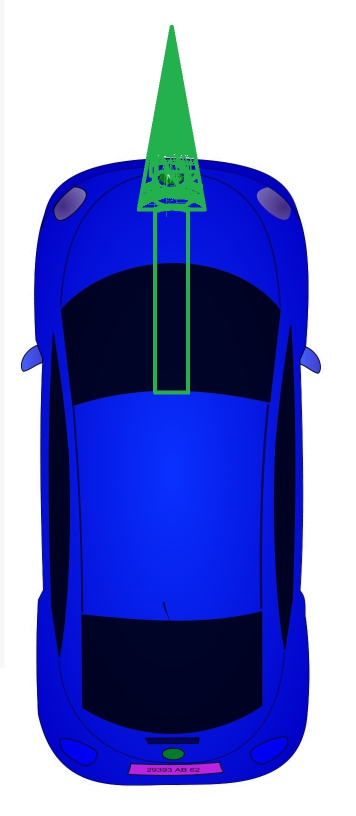
#> input picture agent_img.jpg, 712 x 1632 px (shown at 1/2 size)
$ python Non_linear_Dynamics.py
#> lines starting #> are read from the running program, lines starting #| are printed output that depends on the picture
# -*- coding: utf-8 -*-
"""
Created on Wed Sep 21 12:22:58 2022

@author: mitran
"""

import pandas as pd
import random
import numpy as np
import cv2
import math

import time


def rotate_image(mat, angle):
    """
    Rotates an image (angle in degrees) and expands image to avoid cropping
    """

    height, width = mat.shape[:2] # image shape has 3 dimensions
    image_center = (width/2, height/2) # getRotationMatrix2D needs coordinates in reverse order (width, height) compared to shape

    rotation_mat = cv2.getRotationMatrix2D(image_center, angle, 1.)

    # rotation calculates the cos and sin, taking absolutes of those.
    abs_cos = abs(rotation_mat[0,0])
    abs_sin = abs(rotation_mat[0,1])

    # find the new width and height bounds
    bound_w = int(height * abs_sin + width * abs_cos)
    bound_h = int(height * abs_cos + width * abs_sin)

    # subtract old image center (bringing image back to origo) and adding the new image center coordinates
    rotation_mat[0, 2] += bound_w/2 - image_center[0]
    rotation_mat[1, 2] += bound_h/2 - image_center[1]

    # rotate image with the new bounds and translated rotation matrix
    rotated_mat = cv2.warpAffine(mat, rotation_mat, (bound_w, bound_h), borderValue=(255,255,255))
    return rotated_mat

def place_image(back,img,pos):
    h,w,_ = img.shape
    pos = [int(i) for i in pos]

    x_offset = pos[0]-w//2
    y_offset = pos[1]-h//2


    back[y_offset:y_offset+h,x_offset:x_offset+w] = img
    return back


def capture_state(data):
    # sensor captures the location with noise
    data[0]+=np.random.normal(0, 50, 1)[0]
    data[1]+=np.random.normal(0, 50, 1)[0]
    data[2]+=np.random.normal(0, 5, 1)[0]

    return data


agent = cv2.imread("agent_img.jpg")
#> agent is the input picture: shape (1632, 712, 3); mean B, G, R 195.7, 123.1, 113.9
agent = cv2.resize(agent,(20,50))
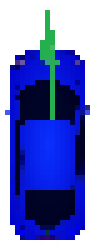
#> agent: shape (50, 20, 3) (shown 5 times larger); mean B, G, R 195.9, 123.2, 112.9
agent = rotate_image(agent, -90)
#> in rotate_image, `rotated_mat = cv2.warpAffine(mat, rotation_mat, (bound_w, bound_h), bo..`:
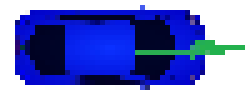
#> rotated_mat: shape (20, 50, 3) (shown 5 times larger); mean B, G, R 195.9, 123.2, 112.9

out_vid = cv2.VideoWriter('non_linear_dynamics.avi',cv2.VideoWriter_fourcc(*'DIVX'), 15, (1000,1000))


state = [240,150,0]
v = 5
w = 2

control = 1


dt = 1
DATA = []

ekf =False

for i in range(500):

    Environment = np.ones((1000,1000,3), np.uint8)*255


    if(state[2] <-270):control =1
    if(state[2] >90):control = -1
    curr_v = v + np.random.normal(0, 2, 1)[0]
    curr_w = ( w + np.random.normal(0, 0.25, 1)[0] ) * control

    state[0] += math.cos(math.radians(state[2]))*curr_v
    state[1] += math.sin(math.radians(state[2]))*curr_v
    state[2] += curr_w

    rot_agent = rotate_image(agent, -state[2])
    imggg = place_image(Environment, rot_agent, state[:2])
    out_vid.write(imggg)


    """
    time.sleep(0.01)
    cv2.imshow("agent",imggg)
    if cv2.waitKey(2) & 0xFF == ord('q'):
        cv2.destroyAllWindows()
        break"""


    data = capture_state(state.copy())

    print(i)

    if(ekf):
        DATA.append([v,w*control,*data])
    else:
        DATA.append([v,w*control,*(state.copy())])
#> this loop made 500 passes
#> (abs_cos in rotate_image, abs_sin in rotate_image, bound_w in rotate_image, bound_h in rotate_image, pos in place_image, x_offset in place_image, y_offset in place_image) on passes 1 to 3: (0.999, 0.0366, 50, 21, [248, 150], 223, 140), (0.997, 0.0756, 51, 23, [251, 150], 226, 139), (0.993, 0.117, 51, 25, [256, 150], 231, 138)
#> pass 1, in rotate_image (call 2), `rotated_mat = cv2.warpAffine(mat, rotation_mat, (bound_w, bound_h), bo..`:
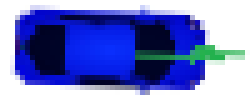
#> rotated_mat: shape (21, 50, 3) (shown 5 times larger); mean B, G, R 198.7, 129.5, 119.6
#> pass 1, `imggg = place_image(Environment, rot_agent, state[:2])`:
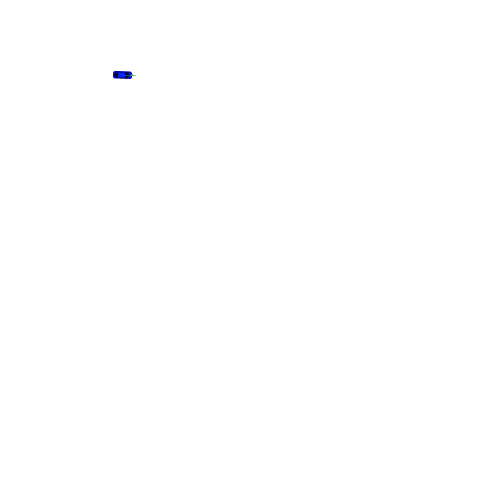
#> imggg: shape (1000, 1000, 3) (shown at 1/2 size); mean B, G, R 254.9, 254.9, 254.9
#> pass 2, in rotate_image (call 3), `rotated_mat = cv2.warpAffine(mat, rotation_mat, (bound_w, bound_h), bo..`:
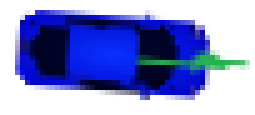
#> rotated_mat: shape (23, 51, 3) (shown 5 times larger); mean B, G, R 204.6, 142.7, 133.8


df = pd.DataFrame(DATA, columns =['velocity', 'angular_velocity', 'pos_x', 'pos_y', 'angle'], dtype = float)
if(ekf):
    df.to_csv("non_linear_dynamics.csv")
else:
    df.to_csv("PF_dynamics.csv")


out_vid.release()
